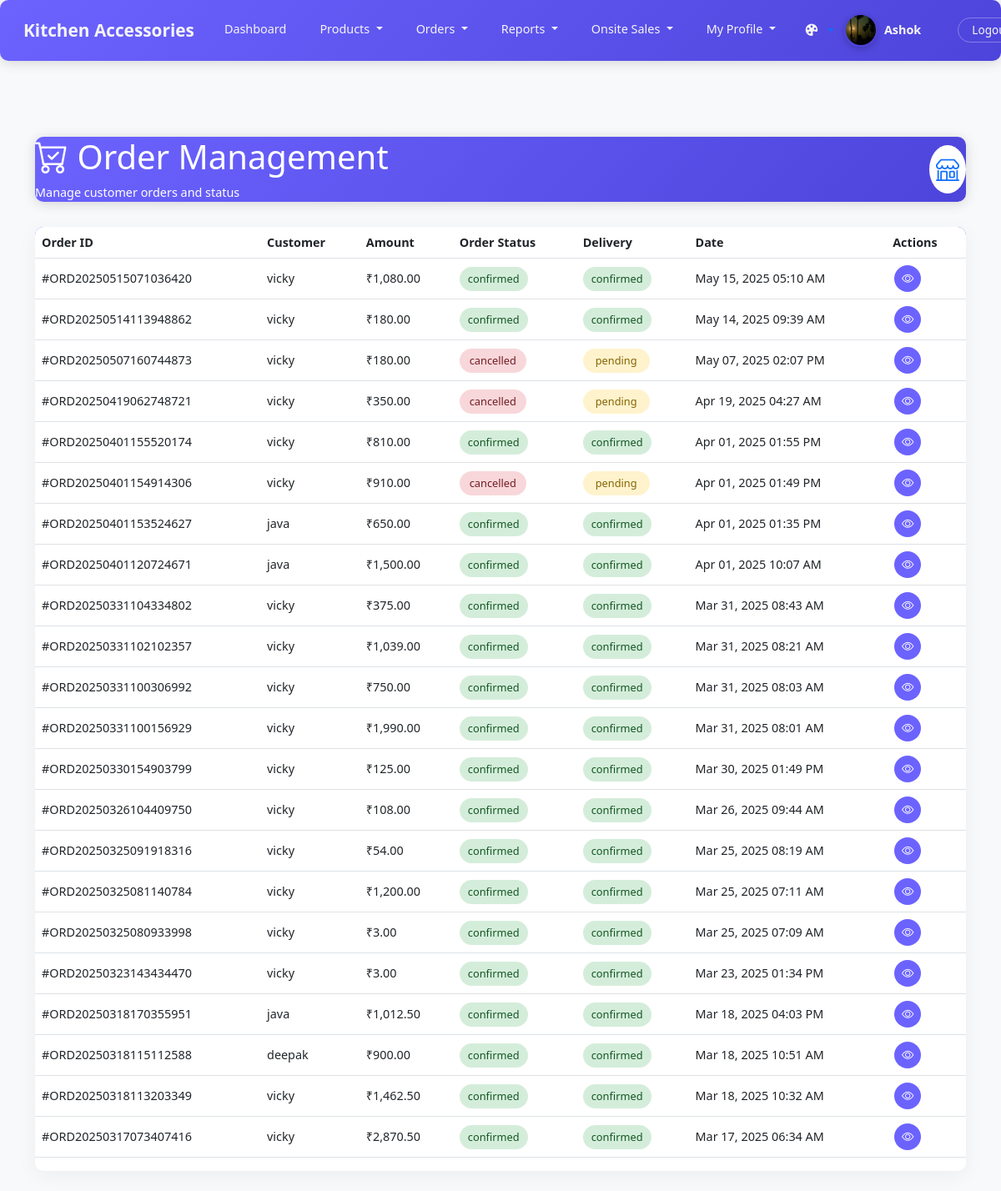
Screenshot of /admin/admin_orders.php (signed in) with the database file from the repository.
### tables this page shows
CREATE TABLE `users` (
  `id` int(11) NOT NULL,
  `username` varchar(50) NOT NULL,
  `email` varchar(100) NOT NULL,
  `phone` varchar(20) NOT NULL,
  `address_line1` varchar(255) NOT NULL,
  `city` varchar(100) NOT NULL,
  `state` varchar(100) NOT NULL,
  `postal_code` varchar(20) NOT NULL,
  `user_type` enum('user','admin') NOT NULL,
  `password` varchar(255) NOT NULL,
  `profile_image` varchar(255) NOT NULL,
  `created_at` timestamp NOT NULL DEFAULT current_timestamp(),
  `theme_preference` varchar(10) DEFAULT 'light',
  `color_scheme` varchar(10) DEFAULT 'default',
  `font_size` varchar(10) DEFAULT 'medium',
  `auto_logout` int(11) DEFAULT 30,
  `theme` varchar(10) DEFAULT 'light',
  `primary_color` varchar(7) DEFAULT '#5D3FD3',
  `secondary_color` varchar(7) DEFAULT '#f39c12',
  `font_color` varchar(7) DEFAULT '#333333',
  `auto_logout_time` int(11) DEFAULT 1800
);

CREATE TABLE `esales` (
  `id` int(11) NOT NULL,
  `order_id` varchar(20) NOT NULL,
  `user_id` int(11) NOT NULL,
  `transaction_id` varchar(100) NOT NULL,
  `total_amount` decimal(10,2) NOT NULL,
  `order_confirmation` enum('pending','confirmed','cancelled') NOT NULL DEFAULT 'pending',
  `delivery_confirmation` enum('pending','confirmed','cancelled') NOT NULL DEFAULT 'pending',
  `created_at` timestamp NOT NULL DEFAULT current_timestamp()
);

### admin/admin_orders.php (the view, shortened to what this page needs)
<?php
require_once '../config.php';
$orders_query = $conn->query("
    SELECT e.*, u.username
    FROM esales e
    JOIN users u ON e.user_id = u.id
    ORDER BY e.created_at DESC
");
$orders = $orders_query->fetch_all(MYSQLI_ASSOC);
?>
<!DOCTYPE html>
<html lang="en">
<head>
    <link href="https://cdn.jsdelivr.net/npm/bootstrap@5.3.0-alpha1/dist/css/bootstrap.min.css" rel="stylesheet">
    <link rel="stylesheet" href="https://cdn.jsdelivr.net/npm/bootstrap-icons@1.10.0/font/bootstrap-icons.css">
</head>
<body>
<?php include "navbar.php"?>
    <div class="container py-4">
        <div class="admin-header">
            <div class="d-flex justify-content-between align-items-center">
                <div>
                    <h1><i class="bi bi-cart-check"></i> Order Management</h1>
                    <p class="mb-0">Manage customer orders and status</p>
                </div>
                <div class="bg-white p-2 rounded-circle">
                    <i class="bi bi-shop text-primary fs-3"></i>
                </div>
            </div>
        </div>
        <div class="table-responsive table-container">
            <table class="table table-hover align-middle">
                <thead>
                    <tr>
                        <th>Order ID</th>
                        <th>Customer</th>
                        <th>Amount</th>
                        <th>Order Status</th>
                        <th>Delivery</th>
                        <th>Date</th>
                        <th>Actions</th>
                    </tr>
                </thead>
                <tbody>
                    <?php foreach ($orders as $order):
                        $orderStatusClass = 'badge-' . $order['order_confirmation'];
                        $deliveryStatusClass = 'badge-' . $order['delivery_confirmation'];
                        $orderDate = date('M d, Y h:i A', strtotime($order['created_at']));
                    ?>
                    <tr>
                        <td>#<?= htmlspecialchars($order['order_id']) ?></td>
                        <td><?= htmlspecialchars($order['username']) ?></td>
                        <td>₹<?= number_format($order['total_amount'], 2) ?></td>
                        <td>
                            <span class="status-badge <?= $orderStatusClass ?>">
                                <?= htmlspecialchars($order['order_confirmation']) ?>
                            </span>
                        </td>
                        <td>
                            <span class="status-badge <?= $deliveryStatusClass ?>">
                                <?= htmlspecialchars($order['delivery_confirmation']) ?>
                            </span>
                        </td>
                        <td><?= $orderDate ?></td>
                        <td>
                            <div class="d-flex">
                                <a href="view_order.php?order_id=<?= $order['order_id'] ?>"
                                   class="action-btn btn-view"
                                   title="View Order Details">
                                    <i class="bi bi-eye"></i>
                                </a>
                            </div>
                        </td>
                    </tr>
                    <?php endforeach; ?>
                </tbody>
            </table>
        </div>
    </div>
</body>
</html>

### admin/navbar.php (shortened to what this page needs)
<?php
require_once '../config.php';
$username = 'Admin';
$profile_image = "../uploads/profilephoto/default-avatar.png";
$theme_preference = 'light';
$color_scheme = 'default';
$font_size = 'medium';
try {
    if (isset($conn)) {
        if ($conn && $conn->ping()) {
            $user_id = $_SESSION['user_id'];
            $stmt = $conn->prepare("SELECT username, profile_image, theme_preference, color_scheme, font_size, auto_logout FROM users WHERE id = ?");
            if ($stmt) {
                $stmt->bind_param("i", $user_id);
                $stmt->execute();
                $result = $stmt->get_result();
                if ($result && $result->num_rows > 0) {
                    $user = $result->fetch_assoc();
                    $username = htmlspecialchars($user['username'] ?? 'Admin');
                    if (!empty($user['profile_image'])) {
                        $img_path = strpos($user['profile_image'], 'uploads/profilephoto/') !== false
                            ? "../" . $user['profile_image']
                            : "../uploads/profilephoto/" . $user['profile_image'];
                        if (file_exists($img_path)) {
                            $profile_image = $img_path;
                        }
                    }
                    $theme_preference = $user['theme_preference'] ?? 'light';
                    $color_scheme = $user['color_scheme'] ?? 'default';
                    $font_size = $user['font_size'] ?? 'medium';
                }
            }
        }
    }
} catch (Exception $e) {
    error_log("Navbar database error: " . $e->getMessage());
}
$body_class = "theme-{$theme_preference} color-{$color_scheme} font-{$font_size}";
?>
<!DOCTYPE html>
<html lang="en">
<head>
    <link href="https://cdn.jsdelivr.net/npm/bootstrap@5.3.0-alpha1/dist/css/bootstrap.min.css" rel="stylesheet">
    <link rel="stylesheet" href="https://cdn.jsdelivr.net/npm/bootstrap-icons@1.11.0/font/bootstrap-icons.css">
</head>
<body class="<?php echo $body_class; ?>">
    <header class="admin-header fixed-top">
        <nav class="navbar navbar-expand-lg">
            <div class="container-fluid">
                <a class="navbar-brand" href="admin_dashboard.php">
                    Kitchen Accessories
                </a>
                <div class="collapse navbar-collapse" id="adminNavbar">
                    <ul class="navbar-nav me-auto mb-2 mb-lg-0">
                        <li class="nav-item">
                            <a class="nav-link" href="admin_dashboard.php">
                                Dashboard
                            </a>
                        </li>
                        <li class="nav-item dropdown">
                            <a class="nav-link dropdown-toggle" href="#" role="button" data-bs-toggle="dropdown" aria-expanded="false">
                                Products
                            </a>
                        </li>
                        <li class="nav-item dropdown">
                            <a class="nav-link dropdown-toggle" href="#" role="button" data-bs-toggle="dropdown" aria-expanded="false">
                                Orders
                            </a>
                        </li>
                        <li class="nav-item dropdown">
                            <a class="nav-link dropdown-toggle" href="#" role="button" data-bs-toggle="dropdown" aria-expanded="false">
                                Reports
                            </a>
                        </li>
                        <li class="nav-item dropdown">
                            <a class="nav-link dropdown-toggle" href="#" role="button" data-bs-toggle="dropdown" aria-expanded="false">
                                Onsite Sales
                            </a>
                        </li>
                        <li class="nav-item dropdown">
                            <a class="nav-link dropdown-toggle" href="#" role="button" data-bs-toggle="dropdown" aria-expanded="false">
                                My Profile
                            </a>
                        </li>
                    </ul>
                    <div class="user-profile d-flex align-items-center">
                        <div class="dropdown">
                            <a href="#" class="d-flex align-items-center text-decoration-none dropdown-toggle" id="themeDropdown" data-bs-toggle="dropdown" aria-expanded="false">
                                <i class="bi bi-palette-fill me-2" style="color: var(--light-color);"></i>
                            </a>
                        </div>
                        <a href="myprofile.php" class="d-flex align-items-center text-decoration-none">
                            <img src="<?php echo $profile_image; ?>"
                                 alt="Profile"
                                 class="profile-image"
                                 onerror="this.src='../uploads/profilephoto/default-avatar.png'">
                            <span class="username ms-2"><?php echo $username; ?></span>
                        </a>
                        <form method="post" action="" class="ms-3">
                            <button type="submit" name="logout" class="logout-btn">
                                Logout
                            </button>
                        </form>
                    </div>
                </div>
            </div>
        </nav>
    </header>
    <main>
    </main>
</body>
</html>

### admin/admin_orders.php (style rules this page uses)
:root { --primary-color: #6c63ff; --secondary-color: #4d44db; --success-color: #28a745; --danger-color: #dc3545; --warning-color: #ffc107; --info-color: #17a2b8; }
body { background-color: #f8f9fa; font-family: 'Segoe UI', Tahoma, Geneva, Verdana, sans-serif; }
.admin-header { background: linear-gradient(135deg, var(--primary-color), var(--secondary-color)); color: white; border-radius: 10px; padding: 20px; margin-bottom: 30px; box-shadow: 0 4px 20px rgba(108, 99, 255, 0.2); }
.table-container { background: white; border-radius: 10px; box-shadow: 0 5px 25px rgba(0, 0, 0, 0.05); overflow: hidden; }
.table thead { background: linear-gradient(135deg, var(--primary-color), var(--secondary-color)); color: white; }
.status-badge { padding: 5px 10px; border-radius: 20px; font-size: 0.8rem; font-weight: 500; min-width: 80px; display: inline-block; text-align: center; }
.badge-pending { background-color: #fff3cd; color: #856404; }
.badge-confirmed { background-color: #d4edda; color: #155724; }
.badge-cancelled { background-color: #f8d7da; color: #721c24; }
.action-btn { width: 32px; height: 32px; display: inline-flex; align-items: center; justify-content: center; border-radius: 50%; margin: 0 2px; transition: all 0.2s; border: none; color: white; }
.btn-view { background-color: var(--primary-color); }

### admin/navbar.php (style rules this page uses)
:root { --primary-color: #6c63ff; --secondary-color: #4d44db; --dark-color: #222831; --light-color: #f5f5f5; --accent: #8A65FF; --accent-light: #A98FFF; --text-light: #f5f5f5; --text-dark: #222831; --bg-color: #f8f9fa; --card-bg: #ffffff; --text-color: #333333; --border-color: #dee2e6; }
.font-small { font-size: 0.9rem; }
body { margin: 0; font-family: 'Segoe UI', system-ui, -apple-system, sans-serif; background-color: var(--bg-color); color: var(--text-color); transition: background-color 0.3s, color 0.3s; }
.admin-header { background: linear-gradient(135deg, var(--primary-color) 0%, var(--secondary-color) 100%); box-shadow: 0 2px 15px rgba(0,0,0,0.15); padding: 0; }
.navbar-brand { font-weight: 700; color: var(--light-color) !important; font-size: 1.3rem; padding-left: 1rem; }
.nav-item { position: relative; }
.nav-link { color: var(--light-color) !important; font-weight: 500; padding: 1rem 1.25rem !important; border-bottom: 3px solid transparent; transition: all 0.3s ease; }
.user-profile { display: flex; align-items: center; gap: 0.75rem; padding: 0 1rem; }
.profile-image { width: 40px; height: 40px; border-radius: 50%; object-fit: cover; border: 2px solid var(--secondary-color); box-shadow: 0 3px 8px rgba(0,0,0,0.2); transition: all 0.3s ease; }
.username { font-weight: 600; color: var(--light-color); margin-right: 1rem; }
.logout-btn { background: none; border: 1px solid rgba(255,255,255,0.3); color: var(--light-color); border-radius: 20px; padding: 0.25rem 1rem; font-size: 0.85rem; transition: all 0.3s ease; font-weight: 500; }
main { margin-top: 76px; padding: 2rem; transition: all 0.3s ease; background-color: var(--bg-color); color: var(--text-color); }

### rows the page displays
users: profile_image (picture), username "Ashok"
esales: order "ORD20250515071036420", user.username "vicky", total_amount "1,080.00", order_confirmation "confirmed", delivery_confirmation "confirmed", created_at "May 15, 2025 05:10 AM"
esales: order "ORD20250514113948862", user.username "vicky", total_amount "180.00", order_confirmation "confirmed", delivery_confirmation "confirmed", created_at "May 14, 2025 09:39 AM"
esales: order "ORD20250507160744873", user.username "vicky", total_amount "180.00", order_confirmation "cancelled", delivery_confirmation "pending", created_at "May 07, 2025 02:07 PM"
esales: order "ORD20250419062748721", user.username "vicky", total_amount "350.00", order_confirmation "cancelled", delivery_confirmation "pending", created_at "Apr 19, 2025 04:27 AM"
esales: order "ORD20250401155520174", user.username "vicky", total_amount "810.00", order_confirmation "confirmed", delivery_confirmation "confirmed", created_at "Apr 01, 2025 01:55 PM"
esales: order "ORD20250401154914306", user.username "vicky", total_amount "910.00", order_confirmation "cancelled", delivery_confirmation "pending", created_at "Apr 01, 2025 01:49 PM"
esales: order "ORD20250401153524627", user.username "java", total_amount "650.00", order_confirmation "confirmed", delivery_confirmation "confirmed", created_at "Apr 01, 2025 01:35 PM"
esales: order "ORD20250401120724671", user.username "java", total_amount "1,500.00", order_confirmation "confirmed", delivery_confirmation "confirmed", created_at "Apr 01, 2025 10:07 AM"
esales: order "ORD20250331104334802", user.username "vicky", total_amount "375.00", order_confirmation "confirmed", delivery_confirmation "confirmed", created_at "Mar 31, 2025 08:43 AM"
esales: order "ORD20250331102102357", user.username "vicky", total_amount "1,039.00", order_confirmation "confirmed", delivery_confirmation "confirmed", created_at "Mar 31, 2025 08:21 AM"
esales: order "ORD20250331100306992", user.username "vicky", total_amount "750.00", order_confirmation "confirmed", delivery_confirmation "confirmed", created_at "Mar 31, 2025 08:03 AM"
esales: order "ORD20250331100156929", user.username "vicky", total_amount "1,990.00", order_confirmation "confirmed", delivery_confirmation "confirmed", created_at "Mar 31, 2025 08:01 AM"
esales: order "ORD20250330154903799", user.username "vicky", total_amount "125.00", order_confirmation "confirmed", delivery_confirmation "confirmed", created_at "Mar 30, 2025 01:49 PM"
esales: order "ORD20250326104409750", user.username "vicky", total_amount "108.00", order_confirmation "confirmed", delivery_confirmation "confirmed", created_at "Mar 26, 2025 09:44 AM"
esales: order "ORD20250325091918316", user.username "vicky", total_amount "54.00", order_confirmation "confirmed", delivery_confirmation "confirmed", created_at "Mar 25, 2025 08:19 AM"
esales: order "ORD20250325081140784", user.username "vicky", total_amount "1,200.00", order_confirmation "confirmed", delivery_confirmation "confirmed", created_at "Mar 25, 2025 07:11 AM"
esales: order "ORD20250325080933998", user.username "vicky", total_amount "3.00", order_confirmation "confirmed", delivery_confirmation "confirmed", created_at "Mar 25, 2025 07:09 AM"
esales: order "ORD20250323143434470", user.username "vicky", total_amount "3.00", order_confirmation "confirmed", delivery_confirmation "confirmed", created_at "Mar 23, 2025 01:34 PM"
esales: order "ORD20250318170355951", user.username "java", total_amount "1,012.50", order_confirmation "confirmed", delivery_confirmation "confirmed", created_at "Mar 18, 2025 04:03 PM"
esales: order "ORD20250318115112588", user.username "deepak", total_amount "900.00", order_confirmation "confirmed", delivery_confirmation "confirmed", created_at "Mar 18, 2025 10:51 AM"
esales: order "ORD20250318113203349", user.username "vicky", total_amount "1,462.50", order_confirmation "confirmed", delivery_confirmation "confirmed", created_at "Mar 18, 2025 10:32 AM"
esales: order "ORD20250317073407416", user.username "vicky", total_amount "2,870.50", order_confirmation "confirmed", delivery_confirmation "confirmed", created_at "Mar 17, 2025 06:34 AM"
